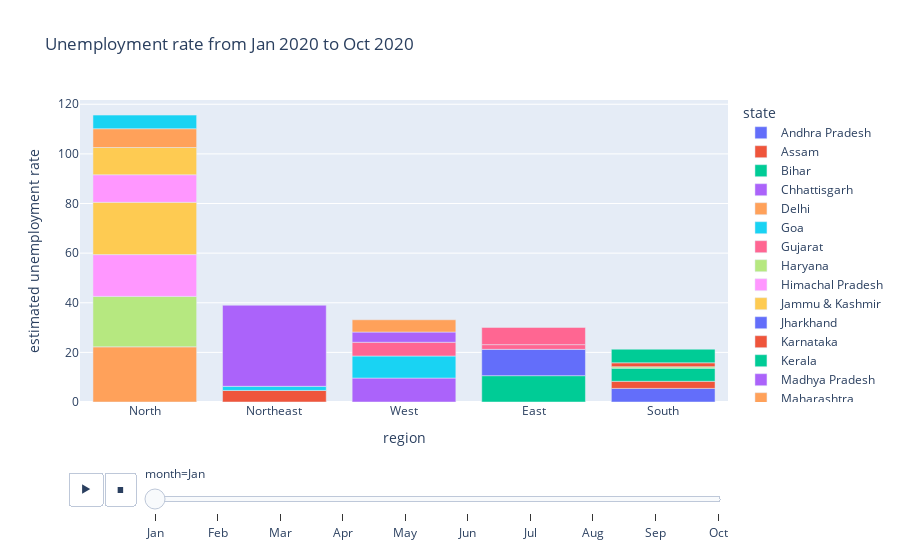

This figure's notebook cell:
### Code cell
fig = px.bar(df,x='region',y='estimated unemployment rate',animation_frame='month',color='state',
            title='Unemployment rate from Jan 2020 to Oct 2020')

fig.update_layout(xaxis={'categoryorder':'total descending'})
fig.layout.updatemenus[0].buttons[0].args[1]['frame']['duration'] =2000

fig.show()

### Figure 1 — Plotly figure (JSON) as saved in the notebook; plotly's stock layout.template omitted (floating-point values rounded to 4 significant figures)
{"data": [{"alignmentgroup": "True", "hovertemplate": "state=Andhra Pradesh<br>month=Jan<br>region=%{x}<br>estimated unemployment rate=%{y}<extra></extra>", "legendgroup": "Andhra Pradesh", "marker": {"color": "#636efa", "pattern": {"shape": ""}}, "name": "Andhra Pradesh", "offsetgroup": "Andhra Pradesh", "orientation": "v", "showlegend": true, "textposition": "auto", "type": "bar", "x": ["South"], "xaxis": "x", "y": [5.48], "yaxis": "y"}, {"alignmentgroup": "True", "hovertemplate": "state=Assam<br>month=Jan<br>region=%{x}<br>estimated unemployment rate=%{y}<extra></extra>", "legendgroup": "Assam", "marker": {"color": "#EF553B", "pattern": {"shape": ""}}, "name": "Assam", "offsetgroup": "Assam", "orientation": "v", "showlegend": true, "textposition": "auto", "type": "bar", "x": ["Northeast"], "xaxis": "x", "y": [4.66], "yaxis": "y"}, {"alignmentgroup": "True", "hovertemplate": "state=Bihar<br>month=Jan<br>region=%{x}<br>estimated unemployment rate=%{y}<extra></extra>", "legendgroup": "Bihar", "marker": {"color": "#00cc96", "pattern": {"shape": ""}}, "name": "Bihar", "offsetgroup": "Bihar", "orientation": "v", "showlegend": true, "textposition": "auto", "type": "bar", "x": ["East"], "xaxis": "x", "y": [10.61], "yaxis": "y"}, {"alignmentgroup": "True", "hovertemplate": "state=Chhattisgarh<br>month=Jan<br>region=%{x}<br>estimated unemployment rate=%{y}<extra></extra>", "legendgroup": "Chhattisgarh", "marker": {"color": "#ab63fa", "pattern": {"shape": ""}}, "name": "Chhattisgarh", "offsetgroup": "Chhattisgarh", "orientation": "v", "showlegend": true, "textposition": "auto", "type": "bar", "x": ["West"], "xaxis": "x", "y": [9.65], "yaxis": "y"}, {"alignmentgroup": "True", "hovertemplate": "state=Delhi<br>month=Jan<br>region=%{x}<br>estimated unemployment rate=%{y}<extra></extra>", "legendgroup": "Delhi", "marker": {"color": "#FFA15A", "pattern": {"shape": ""}}, "name": "Delhi", "offsetgroup": "Delhi", "orientation": "v", "showlegend": true, "textposition": "auto", "type": "bar", "x": ["North"], "xaxis": "x", "y": [22.23], "yaxis": "y"}, {"alignmentgroup": "True", "hovertemplate": "state=Goa<br>month=Jan<br>region=%{x}<br>estimated unemployment rate=%{y}<extra></extra>", "legendgroup": "Goa", "marker": {"color": "#19d3f3", "pattern": {"shape": ""}}, "name": "Goa", "offsetgroup": "Goa", "orientation": "v", "showlegend": true, "textposition": "auto", "type": "bar", "x": ["West"], "xaxis": "x", "y": [8.89], "yaxis": "y"}, {"alignmentgroup": "True", "hovertemplate": "state=Gujarat<br>month=Jan<br>region=%{x}<br>estimated unemployment rate=%{y}<extra></extra>", "legendgroup": "Gujarat", "marker": {"color": "#FF6692", "pattern": {"shape": ""}}, "name": "Gujarat", "offsetgroup": "Gujarat", "orientation": "v", "showlegend": true, "textposition": "auto", "type": "bar", "x": ["West"], "xaxis": "x", "y": [5.54], "yaxis": "y"}, {"alignmentgroup": "True", "hovertemplate": "state=Haryana<br>month=Jan<br>region=%{x}<br>estimated unemployment rate=%{y}<extra></extra>", "legendgroup": "Haryana", "marker": {"color": "#B6E880", "pattern": {"shape": ""}}, "name": "Haryana", "offsetgroup": "Haryana", "orientation": "v", "showlegend": true, "textposition": "auto", "type": "bar", "x": ["North"], "xaxis": "x", "y": [20.34], "yaxis": "y"}, {"alignmentgroup": "True", "hovertemplate": "state=Himachal Pradesh<br>month=Jan<br>region=%{x}<br>estimated unemployment rate=%{y}<extra></extra>", "legendgroup": "Himachal Pradesh", "marker": {"color": "#FF97FF", "pattern": {"shape": ""}}, "name": "Himachal Pradesh", "offsetgroup": "Himachal Pradesh", "orientation": "v", "showlegend": true, "textposition": "auto", "type": "bar", "x": ["North"], "xaxis": "x", "y": [16.83], "yaxis": "y"}, {"alignmentgroup": "True", "hovertemplate": "state=Jammu & Kashmir<br>month=Jan<br>region=%{x}<br>estimated unemployment rate=%{y}<extra></extra>", "legendgroup": "Jammu & Kashmir", "marker": {"color": "#FECB52", "pattern": {"shape": ""}}, "name": "Jammu & Kashmir", "offsetgroup": "Jammu & Kashmir", "orientation": "v", "showlegend": true, "textposition": "auto", "type": "bar", "x": ["North"], "xaxis": "x", "y": [21.08], "yaxis": "y"}, {"alignmentgroup": "True", "hovertemplate": "state=Jharkhand<br>month=Jan<br>region=%{x}<br>estimated unemployment rate=%{y}<extra></extra>", "legendgroup": "Jharkhand", "marker": {"color": "#636efa", "pattern": {"shape": ""}}, "name": "Jharkhand", "offsetgroup": "Jharkhand", "orientation": "v", "showlegend": true, "textposition": "auto", "type": "bar", "x": ["East"], "xaxis": "x", "y": [10.61], "yaxis": "y"}, {"alignmentgroup": "True", "hovertemplate": "state=Karnataka<br>month=Jan<br>region=%{x}<br>estimated unemployment rate=%{y}<extra></extra>", "legendgroup": "Karnataka", "marker": {"color": "#EF553B", "pattern": {"shape": ""}}, "name": "Karnataka", "offsetgroup": "Karnataka", "orientation": "v", "showlegend": true, "textposition": "auto", "type": "bar", "x": ["South"], "xaxis": "x", "y": [2.86], "yaxis": "y"}, {"alignmentgroup": "True", "hovertemplate": "state=Kerala<br>month=Jan<br>region=%{x}<br>estimated unemployment rate=%{y}<extra></extra>", "legendgroup": "Kerala", "marker": {"color": "#00cc96", "pattern": {"shape": ""}}, "name": "Kerala", "offsetgroup": "Kerala", "orientation": "v", "showlegend": true, "textposition": "auto", "type": "bar", "x": ["South"], "xaxis": "x", "y": [5.31], "yaxis": "y"}, {"alignmentgroup": "True", "hovertemplate": "state=Madhya Pradesh<br>month=Jan<br>region=%{x}<br>estimated unemployment rate=%{y}<extra></extra>", "legendgroup": "Madhya Pradesh", "marker": {"color": "#ab63fa", "pattern": {"shape": ""}}, "name": "Madhya Pradesh", "offsetgroup": "Madhya Pradesh", "orientation": "v", "showlegend": true, "textposition": "auto", "type": "bar", "x": ["West"], "xaxis": "x", "y": [4.11], "yaxis": "y"}, {"alignmentgroup": "True", "hovertemplate": "state=Maharashtra<br>month=Jan<br>region=%{x}<br>estimated unemployment rate=%{y}<extra></extra>", "legendgroup": "Maharashtra", "marker": {"color": "#FFA15A", "pattern": {"shape": ""}}, "name": "Maharashtra", "offsetgroup": "Maharashtra", "orientation": "v", "showlegend": true, "textposition": "auto", "type": "bar", "x": ["West"], "xaxis": "x", "y": [4.95], "yaxis": "y"}, {"alignmentgroup": "True", "hovertemplate": "state=Meghalaya<br>month=Jan<br>region=%{x}<br>estimated unemployment rate=%{y}<extra></extra>", "legendgroup": "Meghalaya", "marker": {"color": "#19d3f3", "pattern": {"shape": ""}}, "name": "Meghalaya", "offsetgroup": "Meghalaya", "orientation": "v", "showlegend": true, "textposition": "auto", "type": "bar", "x": ["Northeast"], "xaxis": "x", "y": [1.66], "yaxis": "y"}, {"alignmentgroup": "True", "hovertemplate": "state=Odisha<br>month=Jan<br>region=%{x}<br>estimated unemployment rate=%{y}<extra></extra>", "legendgroup": "Odisha", "marker": {"color": "#FF6692", "pattern": {"shape": ""}}, "name": "Odisha", "offsetgroup": "Odisha", "orientation": "v", "showlegend": true, "textposition": "auto", "type": "bar", "x": ["East"], "xaxis": "x", "y": [1.9], "yaxis": "y"}, {"alignmentgroup": "True", "hovertemplate": "state=Puducherry<br>month=Jan<br>region=%{x}<br>estimated unemployment rate=%{y}<extra></extra>", "legendgroup": "Puducherry", "marker": {"color": "#B6E880", "pattern": {"shape": ""}}, "name": "Puducherry", "offsetgroup": "Puducherry", "orientation": "v", "showlegend": true, "textposition": "auto", "type": "bar", "x": ["South"], "xaxis": "x", "y": [0.58], "yaxis": "y"}, {"alignmentgroup": "True", "hovertemplate": "state=Punjab<br>month=Jan<br>region=%{x}<br>estimated unemployment rate=%{y}<extra></extra>", "legendgroup": "Punjab", "marker": {"color": "#FF97FF", "pattern": {"shape": ""}}, "name": "Punjab", "offsetgroup": "Punjab", "orientation": "v", "showlegend": true, "textposition": "auto", "type": "bar", "x": ["North"], "xaxis": "x", "y": [11.11], "yaxis": "y"}, {"alignmentgroup": "True", "hovertemplate": "state=Rajasthan<br>month=Jan<br>region=%{x}<br>estimated unemployment rate=%{y}<extra></extra>", "legendgroup": "Rajasthan", "marker": {"color": "#FECB52", "pattern": {"shape": ""}}, "name": "Rajasthan", "offsetgroup": "Rajasthan", "orientation": "v", "showlegend": true, "textposition": "auto", "type": "bar", "x": ["North"], "xaxis": "x", "y": [10.97], "yaxis": "y"}, {"alignmentgroup": "True", "hovertemplate": "state=Tamil Nadu<br>month=Jan<br>region=%{x}<br>estimated unemployment rate=%{y}<extra></extra>", "legendgroup": "Tamil Nadu", "marker": {"color": "#EF553B", "pattern": {"shape": ""}}, "name": "Tamil Nadu", "offsetgroup": "Tamil Nadu", "orientation": "v", "showlegend": true, "textposition": "auto", "type": "bar", "x": ["South"], "xaxis": "x", "y": [1.57], "yaxis": "y"}, {"alignmentgroup": "True", "hovertemplate": "state=Telangana<br>month=Jan<br>region=%{x}<br>estimated unemployment rate=%{y}<extra></extra>", "legendgroup": "Telangana", "marker": {"color": "#00cc96", "pattern": {"shape": ""}}, "name": "Telangana", "offsetgroup": "Telangana", "orientation": "v", "showlegend": true, "textposition": "auto", "type": "bar", "x": ["South"], "xaxis": "x", "y": [5.49], "yaxis": "y"}, {"alignmentgroup": "True", "hovertemplate": "state=Tripura<br>month=Jan<br>region=%{x}<br>estimated unemployment rate=%{y}<extra></extra>", "legendgroup": "Tripura", "marker": {"color": "#ab63fa", "pattern": {"shape": ""}}, "name": "Tripura", "offsetgroup": "Tripura", "orientation": "v", "showlegend": true, "textposition": "auto", "type": "bar", "x": ["Northeast"], "xaxis": "x", "y": [32.67], "yaxis": "y"}, {"alignmentgroup": "True", "hovertemplate": "state=Uttar Pradesh<br>month=Jan<br>region=%{x}<br>estimated unemployment rate=%{y}<extra></extra>", "legendgroup": "Uttar Pradesh", "marker": {"color": "#FFA15A", "pattern": {"shape": ""}}, "name": "Uttar Pradesh", "offsetgroup": "Uttar Pradesh", "orientation": "v", "showlegend": true, "textposition": "auto", "type": "bar", "x": ["North"], "xaxis": "x", "y": [7.58], "yaxis": "y"}, {"alignmentgroup": "True", "hovertemplate": "state=Uttarakhand<br>month=Jan<br>region=%{x}<br>estimated unemployment rate=%{y}<extra></extra>", "legendgroup": "Uttarakhand", "marker": {"color": "#19d3f3", "pattern": {"shape": ""}}, "name": "Uttarakhand", "offsetgroup": "Uttarakhand", "orientation": "v", "showlegend": true, "textposition": "auto", "type": "bar", "x": ["North"], "xaxis": "x", "y": [5.49], "yaxis": "y"}, {"alignmentgroup": "True", "hovertemplate": "state=West Bengal<br>month=Jan<br>region=%{x}<br>estimated unemployment rate=%{y}<extra></extra>", "legendgroup": "West Bengal", "marker": {"color": "#FF6692", "pattern": {"shape": ""}}, "name": "West Bengal", "offsetgroup": "West Bengal", "orientation": "v", "showlegend": true, "textposition": "auto", "type": "bar", "x": ["East"], "xaxis": "x", "y": [6.94], "yaxis": "y"}], "layout": {"barmode": "relative", "legend": {"title": {"text": "state"}, "tracegroupgap": 0}, "sliders": [{"active": 0, "currentvalue": {"prefix": "month="}, "len": 0.9, "pad": {"b": 10, "t": 60}, "steps": [{"args": [["Jan"], {"frame": {"duration": 0, "redraw": true}, "fromcurrent": true, "mode": "immediate", "transition": {"duration": 0, "easing": "linear"}}], "label": "Jan", "method": "animate"}, {"args": [["Feb"], {"frame": {"duration": 0, "redraw": true}, "fromcurrent": true, "mode": "immediate", "transition": {"duration": 0, "easing": "linear"}}], "label": "Feb", "method": "animate"}, {"args": [["Mar"], {"frame": {"duration": 0, "redraw": true}, "fromcurrent": true, "mode": "immediate", "transition": {"duration": 0, "easing": "linear"}}], "label": "Mar", "method": "animate"}, {"args": [["Apr"], {"frame": {"duration": 0, "redraw": true}, "fromcurrent": true, "mode": "immediate", "transition": {"duration": 0, "easing": "linear"}}], "label": "Apr", "method": "animate"}, {"args": [["May"], {"frame": {"duration": 0, "redraw": true}, "fromcurrent": true, "mode": "immediate", "transition": {"duration": 0, "easing": "linear"}}], "label": "May", "method": "animate"}, {"args": [["Jun"], {"frame": {"duration": 0, "redraw": true}, "fromcurrent": true, "mode": "immediate", "transition": {"duration": 0, "easing": "linear"}}], "label": "Jun", "method": "animate"}, {"args": [["Jul"], {"frame": {"duration": 0, "redraw": true}, "fromcurrent": true, "mode": "immediate", "transition": {"duration": 0, "easing": "linear"}}], "label": "Jul", "method": "animate"}, {"args": [["Aug"], {"frame": {"duration": 0, "redraw": true}, "fromcurrent": true, "mode": "immediate", "transition": {"duration": 0, "easing": "linear"}}], "label": "Aug", "method": "animate"}, {"args": [["Sep"], {"frame": {"duration": 0, "redraw": true}, "fromcurrent": true, "mode": "immediate", "transition": {"duration": 0, "easing": "linear"}}], "label": "Sep", "method": "animate"}, {"args": [["Oct"], {"frame": {"duration": 0, "redraw": true}, "fromcurrent": true, "mode": "immediate", "transition": {"duration": 0, "easing": "linear"}}], "label": "Oct", "method": "animate"}], "x": 0.1, "xanchor": "left", "y": 0, "yanchor": "top"}], "title": {"text": "Unemployment rate from Jan 2020 to Oct 2020"}, "updatemenus": [{"buttons": [{"args": [null, {"frame": {"duration": 2000, "redraw": true}, "fromcurrent": true, "mode": "immediate", "transition": {"duration": 500, "easing": "linear"}}], "label": "&#9654;", "method": "animate"}, {"args": [[null], {"frame": {"duration": 0, "redraw": true}, "fromcurrent": true, "mode": "immediate", "transition": {"duration": 0, "easing": "linear"}}], "label": "&#9724;", "method": "animate"}], "direction": "left", "pad": {"r": 10, "t": 70}, "showactive": false, "type": "buttons", "x": 0.1, "xanchor": "right", "y": 0, "yanchor": "top"}], "xaxis": {"anchor": "y", "categoryorder": "total descending", "domain": [0, 1], "title": {"text": "region"}}, "yaxis": {"anchor": "x", "domain": [0, 1], "title": {"text": "estimated unemployment rate"}}}}
